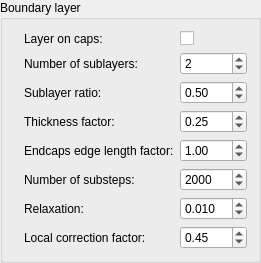
       <widget class="ctkCollapsibleGroupBox" name="CollapsibleGroupBox">
        <property name="title">
         <string>Boundary layer</string>
        </property>
        <property name="collapsed">
         <bool>true</bool>
        </property>
        <layout class="QFormLayout" name="formLayout_2">
         <item row="0" column="0">
          <widget class="QLabel" name="boundaryLayerOnCapsLabel">
           <property name="text">
            <string>Layer on caps:</string>
           </property>
           <property name="indent">
            <number>10</number>
           </property>
          </widget>
         </item>
         <item row="0" column="1">
          <widget class="QCheckBox" name="boundaryLayerOnCapsCheckBox">
           <property name="toolTip">
            <string>Grow the boundary layer over the caps as well as over the wall. Turn this off to keep each cap a single flat face with the flow meeting it directly, which is what an inlet or outlet boundary condition wants; the caps are then made past the layer, on the inner surface. A surface that arrives already capped has its caps taken off first and their ids put back on the ones made in their place, so this means the same thing whether or not the ends were closed before.</string>
           </property>
           <property name="text">
            <string/>
           </property>
           <property name="SlicerParameterName" stdset="0">
            <string>boundaryLayerOnCaps</string>
           </property>
          </widget>
         </item>
         <item row="1" column="0">
          <widget class="QLabel" name="numberOfSubLayersLabel">
           <property name="text">
            <string>Number of sublayers:</string>
           </property>
           <property name="indent">
            <number>10</number>
           </property>
          </widget>
         </item>
         <item row="1" column="1">
          <widget class="QSpinBox" name="numberOfSubLayersSpinBox">
           <property name="toolTip">
            <string>Number of layers of prisms the boundary layer is made of.</string>
           </property>
           <property name="minimum">
            <number>1</number>
           </property>
           <property name="maximum">
            <number>100</number>
           </property>
           <property name="value">
            <number>2</number>
           </property>
           <property name="SlicerParameterName" stdset="0">
            <string>numberOfSubLayers</string>
           </property>
          </widget>
         </item>
         <item row="2" column="0">
          <widget class="QLabel" name="subLayerRatioLabel">
           <property name="text">
            <string>Sublayer ratio:</string>
           </property>
           <property name="indent">
            <number>10</number>
           </property>
          </widget>
         </item>
         <item row="2" column="1">
          <widget class="QDoubleSpinBox" name="subLayerRatioSpinBox">
           <property name="toolTip">
            <string>Thickness of each layer over the thickness of the one outside it. Below 1 the layers get thinner towards the wall, which is where the gradient is steepest.</string>
           </property>
           <property name="decimals">
            <number>2</number>
           </property>
           <property name="minimum">
            <double>0.010000000000000</double>
           </property>
           <property name="maximum">
            <double>10.000000000000000</double>
           </property>
           <property name="singleStep">
            <double>0.050000000000000</double>
           </property>
           <property name="value">
            <double>0.500000000000000</double>
           </property>
           <property name="SlicerParameterName" stdset="0">
            <string>subLayerRatio</string>
           </property>
          </widget>
         </item>
         <item row="3" column="0">
          <widget class="QLabel" name="boundaryLayerThicknessFactorLabel">
           <property name="text">
            <string>Thickness factor:</string>
           </property>
           <property name="indent">
            <number>10</number>
           </property>
          </widget>
         </item>
         <item row="3" column="1">
          <widget class="QDoubleSpinBox" name="boundaryLayerThicknessFactorSpinBox">
           <property name="toolTip">
            <string>Total thickness of the boundary layer, as a fraction of the target edge length.</string>
           </property>
           <property name="decimals">
            <number>2</number>
           </property>
           <property name="minimum">
            <double>0.010000000000000</double>
           </property>
           <property name="maximum">
            <double>10.000000000000000</double>
           </property>
           <property name="singleStep">
            <double>0.050000000000000</double>
           </property>
           <property name="value">
            <double>0.250000000000000</double>
           </property>
           <property name="SlicerParameterName" stdset="0">
            <string>boundaryLayerThicknessFactor</string>
           </property>
          </widget>
         </item>
         <item row="4" column="0">
          <widget class="QLabel" name="endcapsEdgeLengthFactorLabel">
           <property name="text">
            <string>Endcaps edge length factor:</string>
           </property>
           <property name="indent">
            <number>10</number>
           </property>
          </widget>
         </item>
         <item row="4" column="1">
          <widget class="QDoubleSpinBox" name="endcapsEdgeLengthFactorSpinBox">
           <property name="toolTip">
            <string>Multiplies the target edge length for the caps. It is only read when the boundary layer stops short of the caps, because those caps are the only ones remeshed on their own.</string>
           </property>
           <property name="decimals">
            <number>2</number>
           </property>
           <property name="minimum">
            <double>0.010000000000000</double>
           </property>
           <property name="maximum">
            <double>100.000000000000000</double>
           </property>
           <property name="singleStep">
            <double>0.100000000000000</double>
           </property>
           <property name="value">
            <double>1.000000000000000</double>
           </property>
           <property name="SlicerParameterName" stdset="0">
            <string>endcapsEdgeLengthFactor</string>
           </property>
          </widget>
         </item>
         <item row="5" column="0">
          <widget class="QLabel" name="numberOfSubstepsLabel">
           <property name="text">
            <string>Number of substeps:</string>
           </property>
           <property name="indent">
            <number>10</number>
           </property>
          </widget>
         </item>
         <item row="5" column="1">
          <widget class="QSpinBox" name="numberOfSubstepsSpinBox">
           <property name="toolTip">
            <string>Steps the inner surface is marched inwards in. More of them let it get around a tight corner without folding over itself, at the cost of time.</string>
           </property>
           <property name="minimum">
            <number>100</number>
           </property>
           <property name="maximum">
            <number>1000000</number>
           </property>
           <property name="value">
            <number>2000</number>
           </property>
           <property name="SlicerParameterName" stdset="0">
            <string>numberOfSubsteps</string>
           </property>
          </widget>
         </item>
         <item row="6" column="0">
          <widget class="QLabel" name="relaxationLabel">
           <property name="text">
            <string>Relaxation:</string>
           </property>
           <property name="indent">
            <number>10</number>
           </property>
          </widget>
         </item>
         <item row="6" column="1">
          <widget class="QDoubleSpinBox" name="relaxationSpinBox">
           <property name="toolTip">
            <string>How far the inner surface is allowed to move per substep. Smaller values follow a difficult shape more closely and take longer.</string>
           </property>
           <property name="decimals">
            <number>3</number>
           </property>
           <property name="minimum">
            <double>0.001000000000000</double>
           </property>
           <property name="maximum">
            <double>1.000000000000000</double>
           </property>
           <property name="singleStep">
            <double>0.010000000000000</double>
           </property>
           <property name="value">
            <double>0.010000000000000</double>
           </property>
           <property name="SlicerParameterName" stdset="0">
            <string>relaxation</string>
           </property>
          </widget>
         </item>
         <item row="7" column="0">
          <widget class="QLabel" name="localCorrectionFactorLabel">
           <property name="text">
            <string>Local correction factor:</string>
           </property>
           <property name="indent">
            <number>10</number>
           </property>
          </widget>
         </item>
         <item row="7" column="1">
          <widget class="QDoubleSpinBox" name="localCorrectionFactorSpinBox">
           <property name="toolTip">
            <string>How strongly the direction a point is swept along is pulled back towards its neighbours where the layer starts to tangle, as it does on the inside of a tight bend.</string>
           </property>
           <property name="decimals">
            <number>2</number>
           </property>
           <property name="minimum">
            <double>0.000000000000000</double>
           </property>
           <property name="maximum">
            <double>1.000000000000000</double>
           </property>
           <property name="singleStep">
            <double>0.050000000000000</double>
           </property>
           <property name="value">
            <double>0.450000000000000</double>
           </property>
           <property name="SlicerParameterName" stdset="0">
            <string>localCorrectionFactor</string>
           </property>
          </widget>
         </item>
        </layout>
       </widget>
